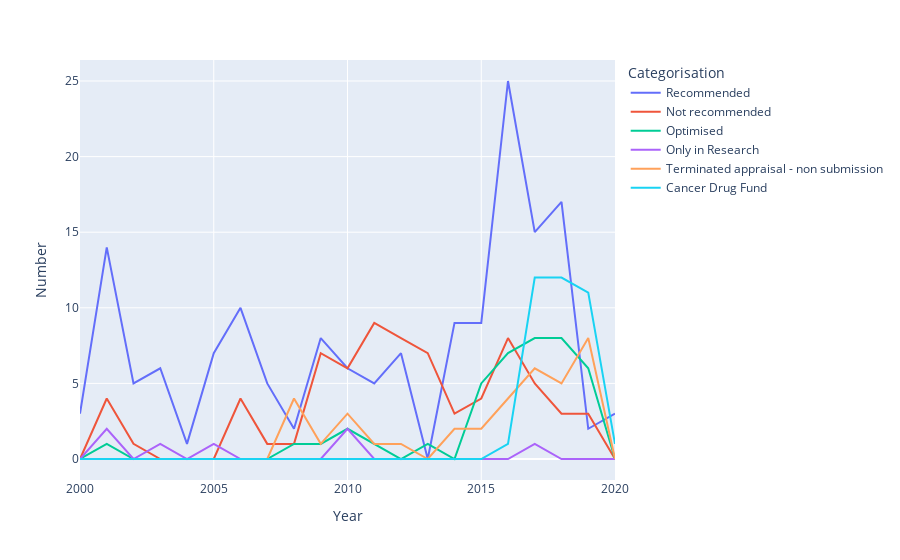

Notebook code cell kept with this figure:
### Markdown cell above
### How did this change over time?

### Code cell
# Replace date by year
data_year_costif_pharm = data_costif_pharm.copy()
data_year_costif_pharm['Year of Publication'] = data_costif_pharm['Year of Publication'].str.split('/', expand=True)[0]

# Create container
time_series = pd.DataFrame(columns=['Year', 'Number', 'Categorisation'])

# Count number of occurences for each year
years = data_year_costif_pharm['Year of Publication'].unique()
cats = data_year_costif_pharm['Categorisation (for specific recommendation)'].unique()
for year in years:
    container = pd.DataFrame(columns=['Year', 'Number', 'Categorisation'])
    
    # Filter for year
    mask = data_year_costif_pharm['Year of Publication'] == year
    temp = data_year_costif_pharm[mask]
    
    # Count number of occurences for each categorisation type
    for cat in cats:
        mask = temp['Categorisation (for specific recommendation)'] == cat
        number = len(temp[mask])
        container = container.append(pd.DataFrame({'Year': [int(year)], 'Number': [number], 'Categorisation': [cat]}))
    
    # Append to final df
    time_series = time_series.append(container)

# Plot over time
fig = px.line(time_series, x='Year', y='Number', color='Categorisation')
fig.show()

### Figure 1 — Plotly figure (JSON) as saved in the notebook; plotly's stock layout.template omitted (floating-point values rounded to 4 significant figures)
{"data": [{"hovertemplate": "Categorisation=Recommended<br>Year=%{x}<br>Number=%{y}<extra></extra>", "legendgroup": "Recommended", "line": {"color": "#636efa", "dash": "solid"}, "mode": "lines", "name": "Recommended", "orientation": "v", "showlegend": true, "type": "scatter", "x": [2000, 2001, 2002, 2003, 2004, 2005, 2006, 2007, 2008, 2009, 2010, 2011, 2012, 2013, 2014, 2015, 2016, 2017, 2018, 2019, 2020], "xaxis": "x", "y": [3, 14, 5, 6, 1, 7, 10, 5, 2, 8, 6, 5, 7, 0, 9, 9, 25, 15, 17, 2, 3], "yaxis": "y"}, {"hovertemplate": "Categorisation=Not recommended<br>Year=%{x}<br>Number=%{y}<extra></extra>", "legendgroup": "Not recommended", "line": {"color": "#EF553B", "dash": "solid"}, "mode": "lines", "name": "Not recommended", "orientation": "v", "showlegend": true, "type": "scatter", "x": [2000, 2001, 2002, 2003, 2004, 2005, 2006, 2007, 2008, 2009, 2010, 2011, 2012, 2013, 2014, 2015, 2016, 2017, 2018, 2019, 2020], "xaxis": "x", "y": [0, 4, 1, 0, 0, 0, 4, 1, 1, 7, 6, 9, 8, 7, 3, 4, 8, 5, 3, 3, 0], "yaxis": "y"}, {"hovertemplate": "Categorisation=Optimised<br>Year=%{x}<br>Number=%{y}<extra></extra>", "legendgroup": "Optimised", "line": {"color": "#00cc96", "dash": "solid"}, "mode": "lines", "name": "Optimised", "orientation": "v", "showlegend": true, "type": "scatter", "x": [2000, 2001, 2002, 2003, 2004, 2005, 2006, 2007, 2008, 2009, 2010, 2011, 2012, 2013, 2014, 2015, 2016, 2017, 2018, 2019, 2020], "xaxis": "x", "y": [0, 1, 0, 0, 0, 0, 0, 0, 1, 1, 2, 1, 0, 1, 0, 5, 7, 8, 8, 6, 0], "yaxis": "y"}, {"hovertemplate": "Categorisation=Only in Research<br>Year=%{x}<br>Number=%{y}<extra></extra>", "legendgroup": "Only in Research", "line": {"color": "#ab63fa", "dash": "solid"}, "mode": "lines", "name": "Only in Research", "orientation": "v", "showlegend": true, "type": "scatter", "x": [2000, 2001, 2002, 2003, 2004, 2005, 2006, 2007, 2008, 2009, 2010, 2011, 2012, 2013, 2014, 2015, 2016, 2017, 2018, 2019, 2020], "xaxis": "x", "y": [0, 2, 0, 1, 0, 1, 0, 0, 0, 0, 2, 0, 0, 0, 0, 0, 0, 1, 0, 0, 0], "yaxis": "y"}, {"hovertemplate": "Categorisation=Terminated appraisal - non submission<br>Year=%{x}<br>Number=%{y}<extra></extra>", "legendgroup": "Terminated appraisal - non submission", "line": {"color": "#FFA15A", "dash": "solid"}, "mode": "lines", "name": "Terminated appraisal - non submission", "orientation": "v", "showlegend": true, "type": "scatter", "x": [2000, 2001, 2002, 2003, 2004, 2005, 2006, 2007, 2008, 2009, 2010, 2011, 2012, 2013, 2014, 2015, 2016, 2017, 2018, 2019, 2020], "xaxis": "x", "y": [0, 0, 0, 0, 0, 0, 0, 0, 4, 1, 3, 1, 1, 0, 2, 2, 4, 6, 5, 8, 0], "yaxis": "y"}, {"hovertemplate": "Categorisation=Cancer Drug Fund<br>Year=%{x}<br>Number=%{y}<extra></extra>", "legendgroup": "Cancer Drug Fund", "line": {"color": "#19d3f3", "dash": "solid"}, "mode": "lines", "name": "Cancer Drug Fund", "orientation": "v", "showlegend": true, "type": "scatter", "x": [2000, 2001, 2002, 2003, 2004, 2005, 2006, 2007, 2008, 2009, 2010, 2011, 2012, 2013, 2014, 2015, 2016, 2017, 2018, 2019, 2020], "xaxis": "x", "y": [0, 0, 0, 0, 0, 0, 0, 0, 0, 0, 0, 0, 0, 0, 0, 0, 1, 12, 12, 11, 1], "yaxis": "y"}], "layout": {"legend": {"title": {"text": "Categorisation"}, "tracegroupgap": 0}, "margin": {"t": 60}, "xaxis": {"anchor": "y", "domain": [0, 1], "title": {"text": "Year"}}, "yaxis": {"anchor": "x", "domain": [0, 1], "title": {"text": "Number"}}}}
